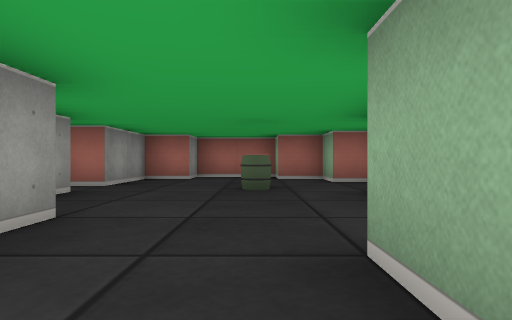
view 1 (above)

21 first-person views from a walk through a cub3D ray-caster map. The camera is about half as high as the walls, looks level and sees 75° across. The floor is counted in squares. Each view is taken from the middle of a square. On the plan, view 1 faces up. The plan holds only what a view shows up to about 9 squares ahead; the rest is blank.

view 2
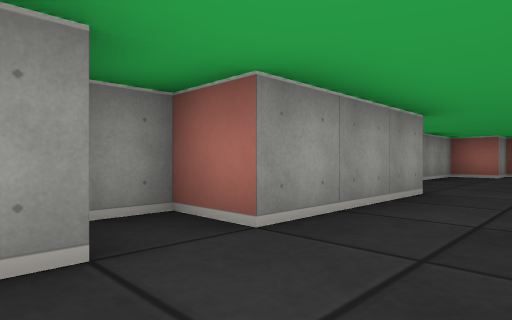

view 3
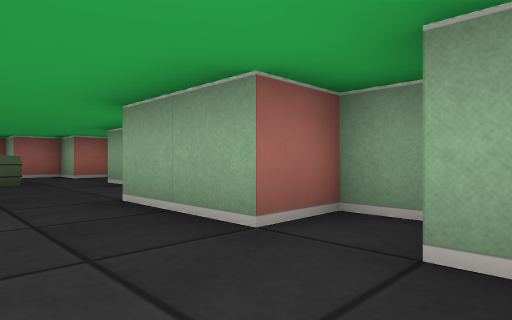

view 4
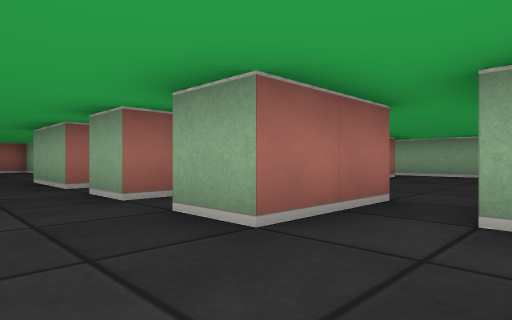

view 5
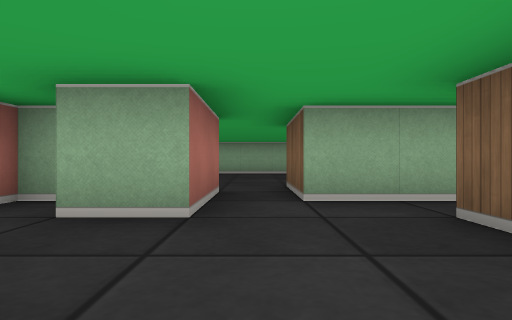

view 6
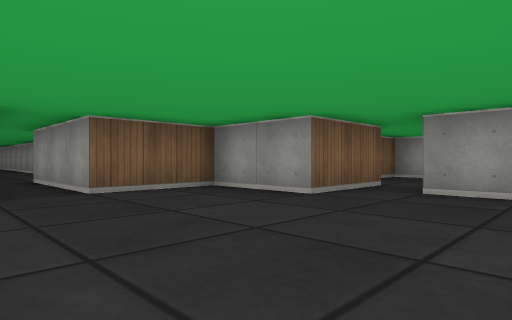

view 7
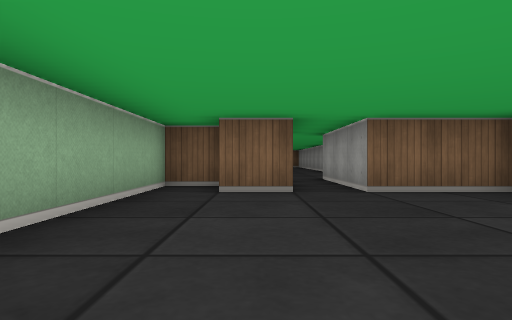

view 8
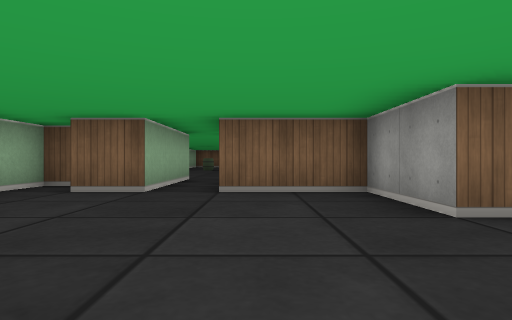

view 9
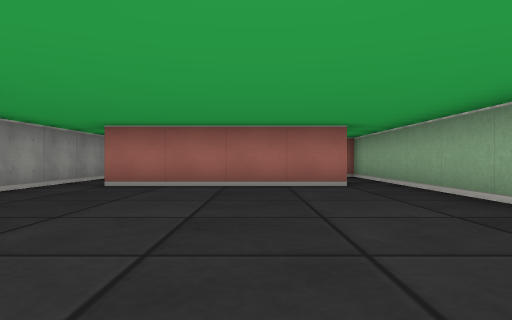

view 10
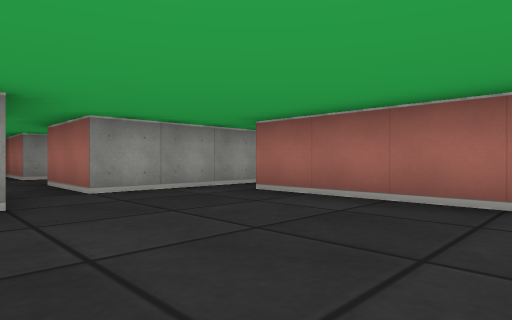

view 11
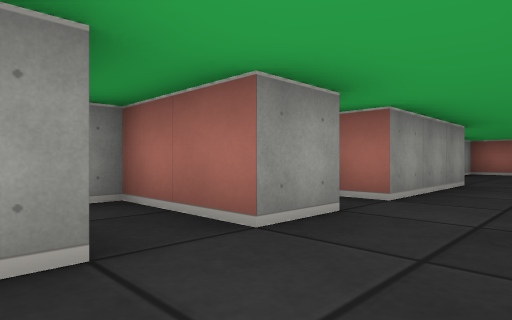

view 12
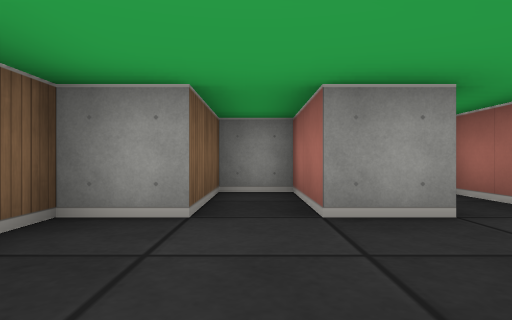

view 13
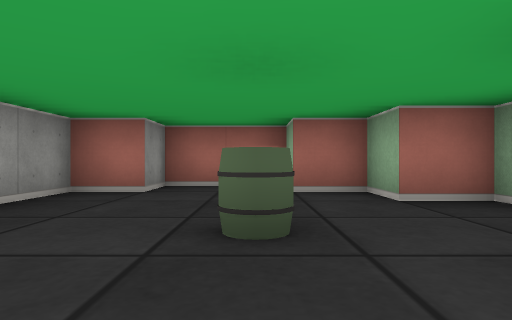

view 14
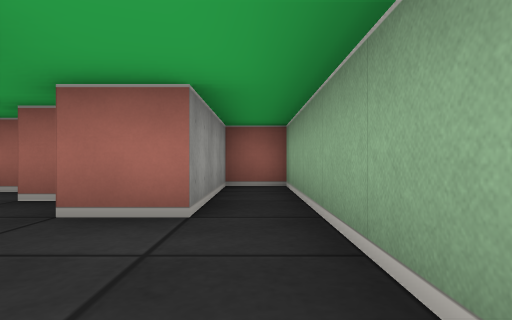

view 15
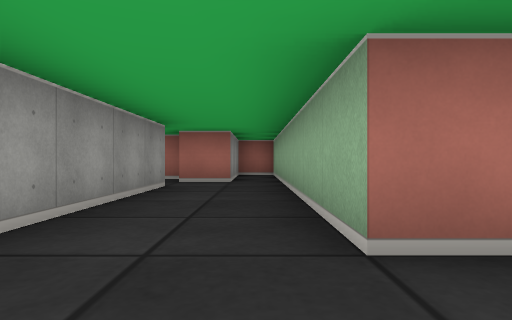

view 16
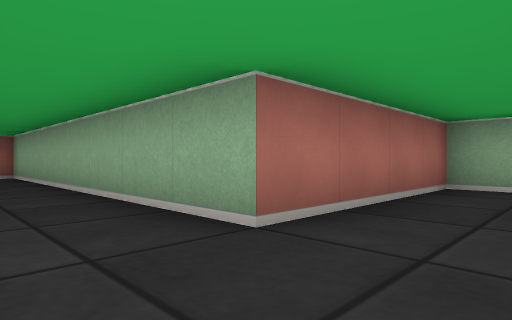

view 17
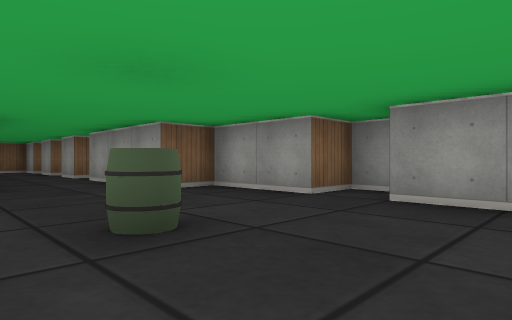

view 18
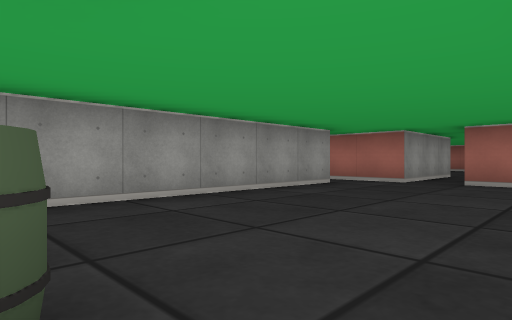

view 19
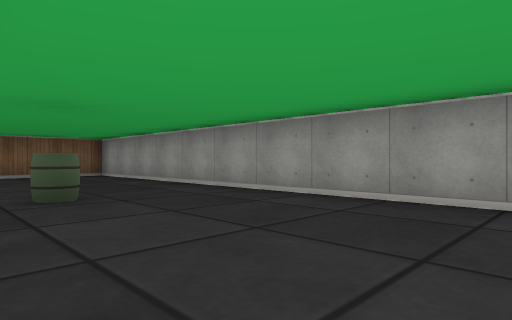

view 20
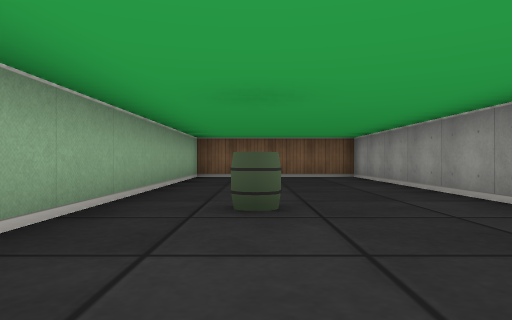

view 21
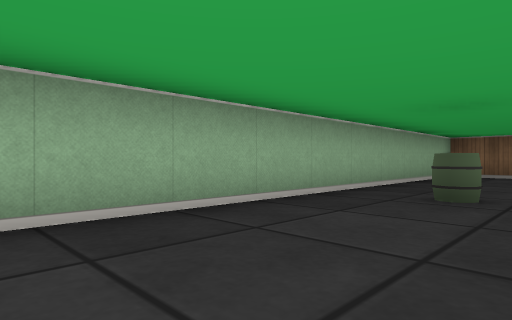

### Floor plan
Ten units are one square. View 1 is at (0, 0); x grows to the right and y downward. Boxes are objects, and circles mark ways between rooms. Rooms are numbered by the first view taken in them; rooms with no view inside come last. Other rooms are left out.
<svg viewBox="-40 -90 130 320">
<path fill="none" stroke="#000" d="M15 -38 15 -45M26 -65 15 -65 15 -75 5 -75 5 -85 -15 -85 -15 -75 -25 -75 -25 -55 -31 -55M-35 -51 -35 -45 -25 -45 -25 -25 -15 -25 -15 5 -25 5 -25 12M15 12 15 5 5 5 5 -15M-15 34 -15 45M-15 14 -15 25 -35 25M5 45 5 35M15 30 15 25 5 25 5 15M-15 45 -35 45 -35 55 -15 55 -15 65 5 65M15 45 5 45M15 71 15 55M75 25 35 25M75 85 85 85 85 15M15 55 35 55 35 75 55 75 55 105M25 15 25 45 15 45M65 105 65 75 75 75M25 -45 25 15M85 15 85 -5 45 -5 45 -85 35 -85 35 -55 25 -55M45 115 45 225 85 225 85 132M55 105 38 105M72 105 65 105"/>
<rect x="-5" y="-55" width="10" height="10" fill="#bbb"><title>barrel</title></rect>
<rect x="65" y="165" width="10" height="10" fill="#bbb"><title>barrel</title></rect>
<circle cx="-5" cy="20" r="3" fill="#2a7"/>
<circle cx="20" cy="-50" r="3" fill="#2a7"/>
<circle cx="-5" cy="40" r="3" fill="#2a7"/>
<circle cx="20" cy="50" r="3" fill="#2a7"/>
<circle cx="30" cy="20" r="3" fill="#2a7"/>
<circle cx="80" cy="20" r="3" fill="#2a7"/>
<circle cx="60" cy="110" r="3" fill="#2a7"/>
<text x="0" y="-40">1</text>
<text x="-10" y="30">2</text>
<text x="-10" y="50">3</text>
<text x="60" y="50">4</text>
<text x="40" y="-20">5</text>
<text x="60" y="160">6</text>
</svg>
Room 1 opens to room 2. Room 1 opens to room 5. Room 2 opens to room 3. Room 3 opens to room 4. Room 4 opens to room 5. Room 4 opens to room 6.

Where each view was taken, in squares from view 1:
view 1: 0 up, 0 right, facing up
view 2: 2 down, 0 right, facing up-left
view 3: 2 down, 1 left, facing up-right
view 4: 6 down, 1 left, facing up-right
view 5: 5 down, 2 left, facing right
view 6: 3 down, 7 right, facing down-left
view 7: 3 down, 7 right, facing down
view 8: 3 down, 5 right, facing down
view 9: 8 down, 6 right, facing up
view 10: 6 down, 7 right, facing up-left
view 11: 4 down, 0 right, facing up-left
view 12: 5 down, 1 right, facing left
view 13: 3 up, 0 right, facing up
view 14: 3 up, 4 right, facing up
view 15: 1 down, 4 right, facing up
view 16: 1 down, 3 right, facing up-right
view 17: 7 up, 1 right, facing down-left
view 18: 17 down, 8 right, facing up-left
view 19: 13 down, 8 right, facing down-left
view 20: 14 down, 7 right, facing down
view 21: 13 down, 6 right, facing down-right
